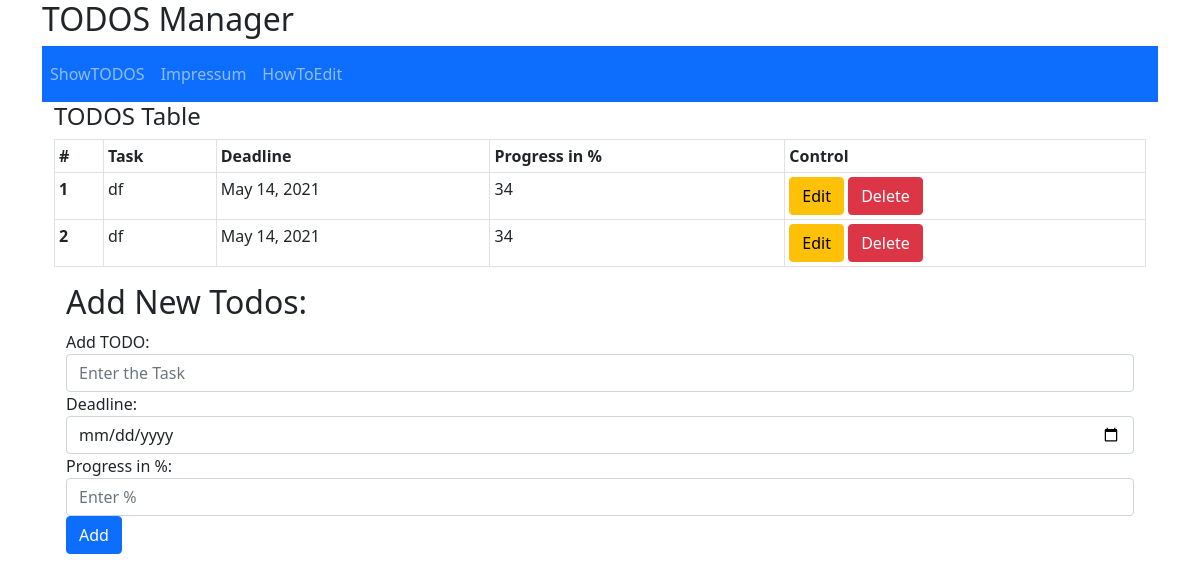
The app's page /, older data.
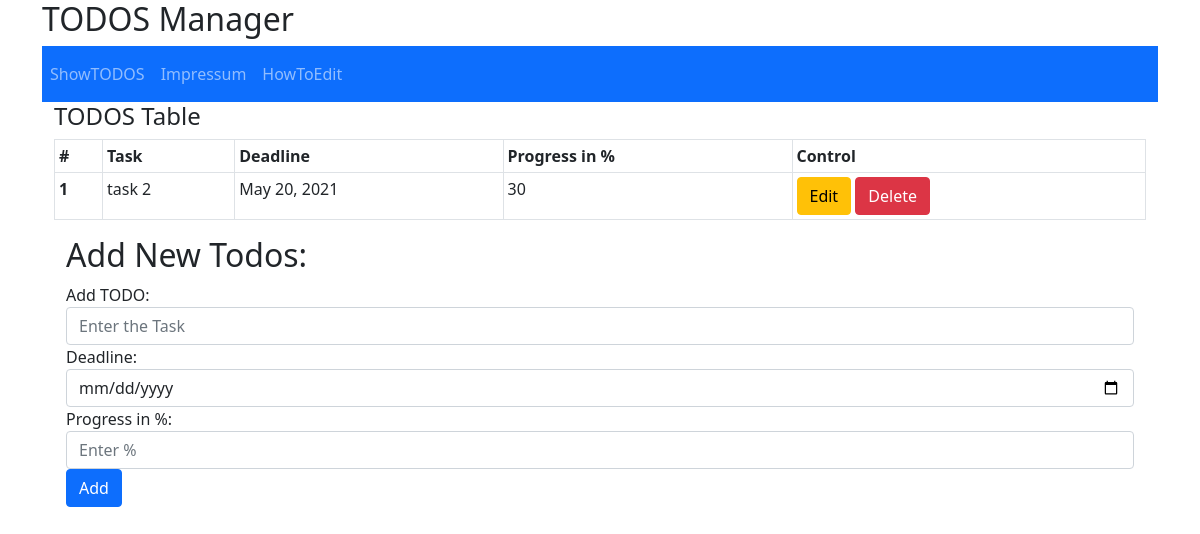
The same page, newer data.
### todo/models.py (models this page shows, shortened)
class List(models.Model):
    item = models.CharField(max_length=160)
    deadline = models.DateField(null=True, blank=True)
    percent = models.IntegerField(blank=True, null=True)

### todo/views.py (the view)
# urls.py: path('', views.index, name="index"),
def index(request):
    if request.method == "POST":
        form = ListForm(request.POST or None)
        if form.is_valid():
            form.save()
            all_items = List.objects.all
            print(all_items)
            messages.success(request, ('Item added'))
            return render(request, 'table.html', {'all_items': all_items})
    else:
        all_items = List.objects.all
        return render(request, "table.html", {'all_items': all_items})

### templates/table.html
{% extends 'index.html' %}
{% block content %}
    <div class="container-md">
        <h4> TODOS Table </h4>
        <div class="table-responsive-md">
            <table class="table table-bordered table-sm table-hover">
                <thead>
                    <tr>
                        <th scope="col-md">#</th>
                        <th scope="col-md">Task</th>
                        <th scope="col-md">Deadline</th>
                        <th scope="col-md">Progress in %</th>
                        <th scope="col-md">Control</th>
                    </tr>
                </thead>
                <tbody>
                    {% if all_items %}
                        {% for thing in all_items %}
                            <tr>
                                <th scope="row" >{{ forloop.counter }}</th>
                                    <td>{{ thing.item }}</td>
                                    <td>{{ thing.deadline }}</td>
                                    <td>{{ thing.percent }}</td>
                                    <td><a class="btn btn-warning" href="{% url 'update' thing.id %}">Edit</a>
                                    <a class="btn btn-danger" href="{% url 'delete' thing.id %}">Delete</a>
                                    </td>
                            </tr>
                        {% endfor %}
                    {% endif %}
                </tbody>
            </table>
    </div>
    <div class="container-md">
        <h2>Add New Todos:</h2>
            <form class="form-inline" method="POST"> {% csrf_token %}
                <label for="item">Add TODO:</label>
                <input type="text" class="form-control" id="NEWTODOS" placeholder="Enter the Task" name="item" required >
                <label for="deadline">Deadline:</label>
                <input type="date" class="form-control" id="date" placeholder="Enter Deadline" name="deadline" required>
                <label for="percentage">Progress in %:</label>
                <input type="number" class="form-control" id="percentage" placeholder="Enter %" name="percent" required>
                <button type="submit" class="btn btn-primary">Add</button>
            </form>
    </div>
{% endblock %}

### templates/index.html (shortened to what this page needs)
<!DOCTYPE html>
<html lang="en">
<head>
    <link href="https://cdn.jsdelivr.net/npm/bootstrap@5.0.0-beta3/dist/css/bootstrap.min.css" rel="stylesheet">
</head>
<body>
    <div class="container-md">
        <section>
            <h2>TODOS Manager</h2>
            <nav class="navbar navbar-expand-sm bg-primary navbar-dark">
                <ul class="navbar-nav">
                <li class="nav-item">
                    <a class="nav-link" href="{% url 'index' %}">ShowTODOS</a>
                </li>
                <li class="nav-item">
                    <a class="nav-link" href="{% url 'impressum' %}">Impressum</a>
                </li>
                <li class="nav-item">
                    <a class="nav-link" href="{% url 'howto' %}"">HowToEdit</a>
                </li>
                </ul>
            </nav>
            </div>
    <div class="container-md">
        {% block content %}
        {% endblock %}
    </div>
</body>
</html>

Row changes from the older to the newer data that the page shows:
removed List: item "df", deadline "May 14, 2021", percent "34"
removed List: item "df", deadline "May 14, 2021", percent "34"
added List: item "task 2", deadline "May 20, 2021", percent "30"
